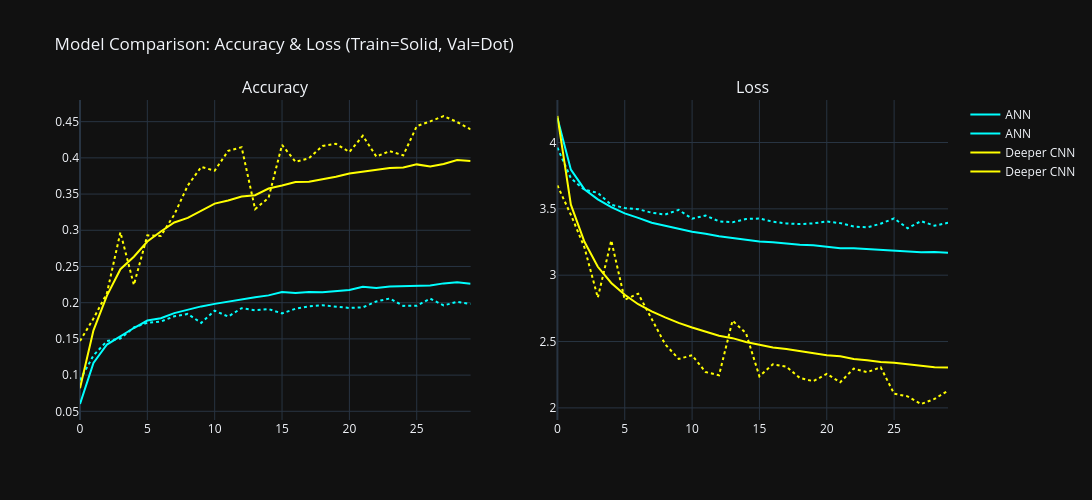

The notebook cell this image was saved under:
### Markdown cell above
#### 4.3) Model Comparison

- Created a dataframe to store **test loss** and **test accuracy** for ANN, Basic CNN, and Deeper CNN.  
- Plotted training history for each model (accuracy & loss vs. epochs).  
- Helps compare how models learn and generalize over time.

### Code cell
import plotly.graph_objects as go
from plotly.subplots import make_subplots

models = {
    "ANN": ("cyan", ann_history),
    "Deeper CNN": ("yellow", deeper_cnn_history)
}

performance_data = {
    'Model': ['ANN', 'Deeper CNN'],
    'Test Loss': [loss_ann, loss_deeper_cnn],
    'Test Accuracy': [accuracy_ann, accuracy_deeper_cnn]
}

performance_df = pd.DataFrame(performance_data)

fig = make_subplots(rows=1, cols=2, subplot_titles=('Accuracy', 'Loss'))

for name, (color, history) in models.items():
    # Accuracy
    fig.add_trace(go.Scatter(y=history.history['accuracy'], mode='lines',
                             name=name, line=dict(color=color, dash='solid')), row=1, col=1)
    fig.add_trace(go.Scatter(y=history.history['val_accuracy'], mode='lines',
                             name=name, line=dict(color=color, dash='dot'), showlegend=False), row=1, col=1)

    # Loss
    fig.add_trace(go.Scatter(y=history.history['loss'], mode='lines',
                             name=name, line=dict(color=color, dash='solid')), row=1, col=2)
    fig.add_trace(go.Scatter(y=history.history['val_loss'], mode='lines',
                             name=name, line=dict(color=color, dash='dot'), showlegend=False), row=1, col=2)

fig.update_layout(
    title_text="Model Comparison: Accuracy & Loss (Train=Solid, Val=Dot)",
    height=500,
    width=1200,
    template="plotly_dark"
)

fig.show()

### Figure 1 — Plotly figure (JSON) as saved in the notebook; plotly's stock layout.template omitted (floating-point values rounded to 4 significant figures)
{"data": [{"line": {"color": "cyan", "dash": "solid"}, "mode": "lines", "name": "ANN", "type": "scatter", "xaxis": "x", "y": [0.0601, 0.1168, 0.1422, 0.1542, 0.165, 0.1753, 0.1786, 0.1856, 0.1907, 0.1949, 0.1984, 0.2017, 0.2047, 0.2075, 0.2101, 0.2148, 0.2133, 0.2148, 0.2143, 0.2155, 0.2175, 0.2221, 0.2202, 0.2222, 0.2231, 0.224, 0.2238, 0.2267, 0.2281, 0.2263], "yaxis": "y"}, {"line": {"color": "cyan", "dash": "dot"}, "mode": "lines", "name": "ANN", "showlegend": false, "type": "scatter", "xaxis": "x", "y": [0.093, 0.1272, 0.147, 0.1506, 0.1658, 0.1722, 0.1739, 0.1812, 0.1845, 0.1721, 0.189, 0.1808, 0.1924, 0.1895, 0.1912, 0.1852, 0.1916, 0.195, 0.1964, 0.195, 0.1927, 0.1936, 0.2017, 0.2058, 0.1956, 0.1957, 0.2056, 0.1962, 0.2012, 0.1982], "yaxis": "y"}, {"line": {"color": "cyan", "dash": "solid"}, "mode": "lines", "name": "ANN", "type": "scatter", "xaxis": "x2", "y": [4.184, 3.796, 3.648, 3.571, 3.513, 3.466, 3.432, 3.395, 3.373, 3.351, 3.327, 3.313, 3.293, 3.281, 3.268, 3.253, 3.247, 3.237, 3.229, 3.225, 3.215, 3.204, 3.203, 3.197, 3.19, 3.184, 3.179, 3.172, 3.175, 3.169], "yaxis": "y2"}, {"line": {"color": "cyan", "dash": "dot"}, "mode": "lines", "name": "ANN", "showlegend": false, "type": "scatter", "xaxis": "x2", "y": [3.962, 3.73, 3.644, 3.62, 3.531, 3.506, 3.498, 3.471, 3.457, 3.492, 3.426, 3.45, 3.406, 3.399, 3.423, 3.427, 3.403, 3.39, 3.385, 3.39, 3.405, 3.392, 3.367, 3.36, 3.388, 3.428, 3.354, 3.408, 3.373, 3.395], "yaxis": "y2"}, {"line": {"color": "yellow", "dash": "solid"}, "mode": "lines", "name": "Deeper CNN", "type": "scatter", "xaxis": "x", "y": [0.0819, 0.1618, 0.2098, 0.2462, 0.2635, 0.2845, 0.2984, 0.3108, 0.3172, 0.3274, 0.3368, 0.3412, 0.3465, 0.3484, 0.3577, 0.3619, 0.3667, 0.3669, 0.3703, 0.3738, 0.3783, 0.3807, 0.3833, 0.386, 0.3868, 0.391, 0.388, 0.3916, 0.3971, 0.3955], "yaxis": "y"}, {"line": {"color": "yellow", "dash": "dot"}, "mode": "lines", "name": "Deeper CNN", "showlegend": false, "type": "scatter", "xaxis": "x", "y": [0.1471, 0.1781, 0.2132, 0.2972, 0.2245, 0.293, 0.2922, 0.3216, 0.3617, 0.3875, 0.3823, 0.4097, 0.4147, 0.3292, 0.3448, 0.4179, 0.3946, 0.3994, 0.4165, 0.4194, 0.4081, 0.4305, 0.4018, 0.4093, 0.4034, 0.4437, 0.4503, 0.4578, 0.4494, 0.4394], "yaxis": "y"}, {"line": {"color": "yellow", "dash": "solid"}, "mode": "lines", "name": "Deeper CNN", "type": "scatter", "xaxis": "x2", "y": [4.2, 3.531, 3.254, 3.063, 2.941, 2.852, 2.781, 2.727, 2.683, 2.641, 2.606, 2.573, 2.544, 2.525, 2.496, 2.476, 2.456, 2.444, 2.429, 2.411, 2.396, 2.388, 2.368, 2.36, 2.345, 2.339, 2.329, 2.322, 2.306, 2.303], "yaxis": "y2"}, {"line": {"color": "yellow", "dash": "dot"}, "mode": "lines", "name": "Deeper CNN", "showlegend": false, "type": "scatter", "xaxis": "x2", "y": [3.677, 3.455, 3.212, 2.831, 3.261, 2.815, 2.861, 2.671, 2.48, 2.369, 2.396, 2.27, 2.246, 2.657, 2.563, 2.238, 2.328, 2.31, 2.225, 2.201, 2.256, 2.193, 2.296, 2.269, 2.306, 2.107, 2.087, 2.029, 2.067, 2.13], "yaxis": "y2"}], "layout": {"annotations": [{"font": {"size": 16}, "showarrow": false, "text": "Accuracy", "x": 0.225, "xanchor": "center", "xref": "paper", "y": 1, "yanchor": "bottom", "yref": "paper"}, {"font": {"size": 16}, "showarrow": false, "text": "Loss", "x": 0.775, "xanchor": "center", "xref": "paper", "y": 1, "yanchor": "bottom", "yref": "paper"}], "height": 500, "title": {"text": "Model Comparison: Accuracy & Loss (Train=Solid, Val=Dot)"}, "width": 1200, "xaxis": {"anchor": "y", "domain": [0, 0.45]}, "xaxis2": {"anchor": "y2", "domain": [0.55, 1]}, "yaxis": {"anchor": "x", "domain": [0, 1]}, "yaxis2": {"anchor": "x2", "domain": [0, 1]}}}
